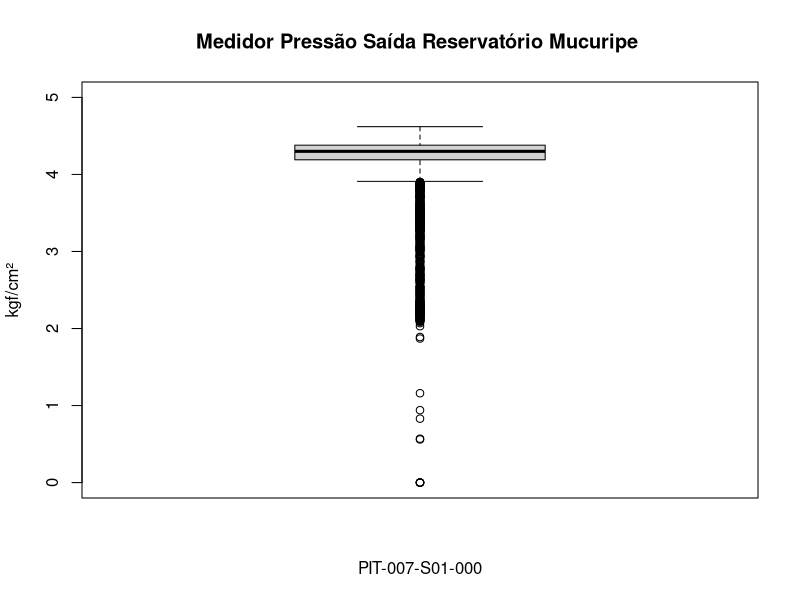
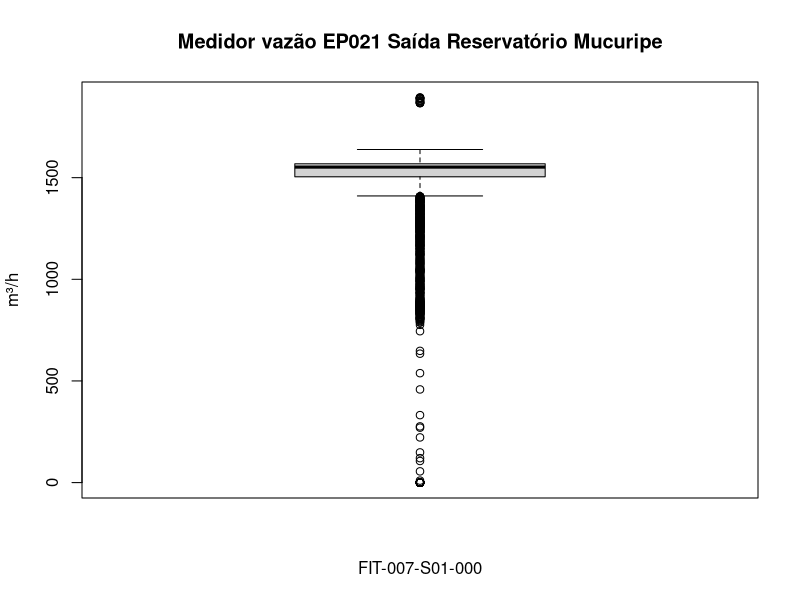

These figures' R source, in order:
# Path, libraries and datasets --------------------------------------------

setwd("D:/Documents/Projects/CAGECE")

library(forecast)
library(ggplot2)
library(cowplot)
library(xts)
library(readxl)

Aldeota <- read_excel("Datasets/Aldeota-Mucuripe/Aldeota_07.xls", 
                      col_types = c("text", "numeric", "numeric", 
                                    "numeric", "numeric", "numeric", 
                                    "numeric", "numeric", "numeric"))
A = as.data.frame(Aldeota)


# PIT-007-S01-000	Medidor Pressão Saída Reservatório Mucuripe 
# PIT-007-B03-000	Medidor Pressão da CMB03
# PIT-007-B01-000	Medidor Pressão da CMB01
# PIT-007-B02-000	Medidor Pressão da CMB02
# PIT-007-REL-000	Medidor Pressão Elevado Aldeota
# FIT-007-S01-VLM	Medidor vazão EP021 Saída Reservatório Mucuripe Mensal 
# FIT-007-S01-VLD	Medidor vazão EP021 Saída Reservatório Mucuripe Diário
# FIT-007-S01-000	Medidor vazão EP021 Saída Reservatório Mucuripe


# Medidor de Pressão Sáida Mucuripe -----------------------------------------


P.Aldeota = (A$`PIT-007-S01-000`)
bp = boxplot(P.Aldeota,
             ylim = c(0,5),ylab = "kgf/cm²",
             xlab = "PIT-007-S01-000",
             main ="Medidor Pressão Saída Reservatório Mucuripe ")

#Pressão Max.
round(bp$stats[5]*10.33,1)
round(bp$stats[1]*10.33,1)

#47.7 mca (sistema de bombemento)

# Medidor de Vazão Sáida Mucuripe -------------------------------------------------------------------------


V.Aldeota = (A$`FIT-007-S01-000`)
bv = boxplot(V.Aldeota,
            ylab = "m³/h",
             xlab = "FIT-007-S01-000",
             main ="Medidor vazão EP021 Saída Reservatório Mucuripe")

#Vazão min.
round(bv$stats[1]*(1.02^20)*0.278,1)

#Vazão Max.
round(bv$stats[5]*(1.02^20),1)

#677 L/s (Final de plano de 20 anos)